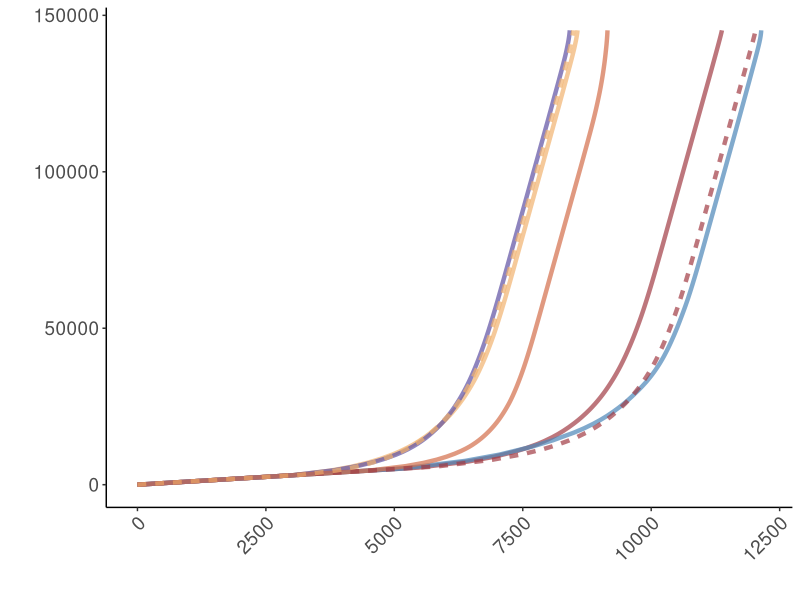

This figure's R source:
library(ggplot2)

dat <- read.table("CDF_Plot_Input.txt", header=T, sep='\t')

colors <- c('#A03B44', '#F1B16E', '#4B86B8', '#5E4FA2', '#D36D49', '#A1C496')
names(colors) <- c('bofasa', 'OrthoFinder', 'PIRATE', 'SCARAP', 'SonicParanoid', 'KOfam')

# method  index   cdf     og_size

pdf("CDF_Plot_Input.pdf", height=3, width=3)
ggplot(dat, aes(x=index, y=cdf, color=method)) + geom_line(alpha=0.7, show.legend=F, size=1.5, aes(linetype=as.factor(type))) + theme_classic()  + scale_color_manual(values=colors) + xlab("") + ylab("") + theme(text=element_text(size=17), axis.text.x = element_text(angle = 45, vjust = 1, hjust=1))
dev.off()
